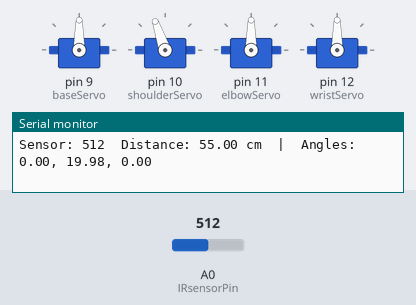
A sketch run on a simulated Arduino Uno, built with avr-gcc and run on an emulated ATmega328P. Shown: 4 × servo, the last lines printed to the serial monitor. The inputs (shaded band) are chosen by the test bench; at power-on: A0 (IRsensorPin) = 512.

Above: at 1.2 s.
1.3 s: A0 (IRsensorPin) set to 0
At 2.3 s:
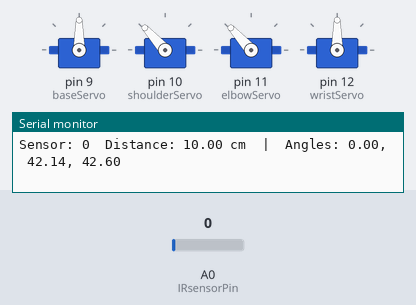
2.9 s: A0 (IRsensorPin) set to 30
At 4.2 s:
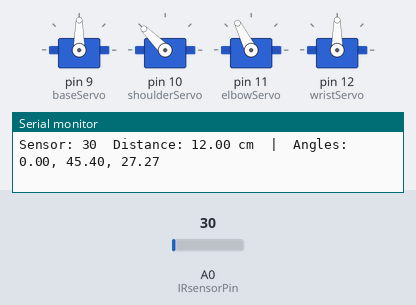
4.5 s: A0 (IRsensorPin) set to 39
At 5.5 s:
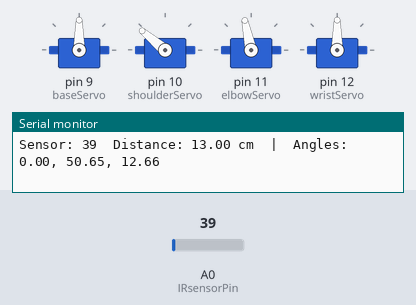
6.1 s: A0 (IRsensorPin) set to 122
At 7.3 s:
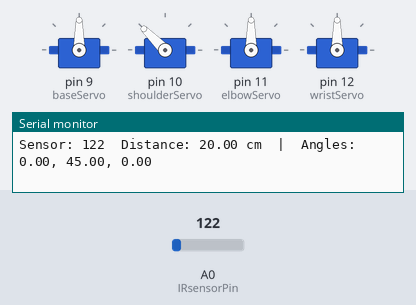
7.6 s: A0 (IRsensorPin) set to 10
At 8.4 s:
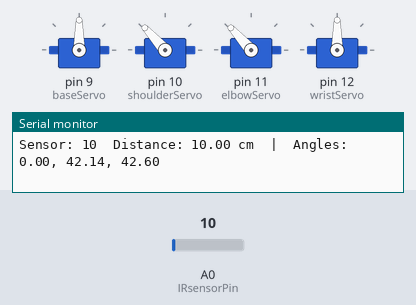
Timing chart, 0 to 10.6 s (numbered marks = the images above; inputs shaded):
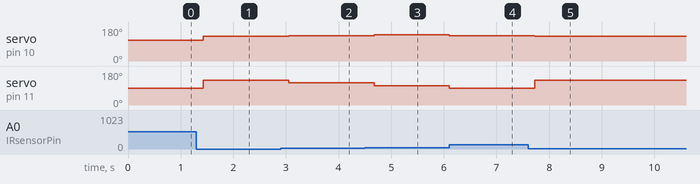

The sketch:

robort_arm_ir_object_tracking_copy_20250604231718.ino
```cpp
#include <Servo.h>

// Define servos
Servo baseServo;
Servo shoulderServo;
Servo elbowServo;
Servo wristServo;

// IR sensor pin
const int IRsensorPin = A0;

// Link lengths (cm)
const float l1 = 12.0;
const float l2 = 12.0;

// Function prototypes
void performIK(float x, float y, float z, float &theta0, float &theta1, float &theta2);
void moveArm(float theta0, float theta1, float theta2);

void setup() {
  // Attach servos to pins
  baseServo.attach(9);     // Base rotation
  shoulderServo.attach(10); // Shoulder joint
  elbowServo.attach(11);    // Elbow joint
  wristServo.attach(12);    // Wrist joint

  // Initialize servos to default position
  baseServo.write(90);
  shoulderServo.write(90);
  elbowServo.write(90);
  wristServo.write(90);

  Serial.begin(9600); // For debugging
}

void loop() {
  // Read IR sensor
  int sensorReading = analogRead(IRsensorPin);

  // Map sensor reading to distance (adjust calibration as needed)
  float distance = map(sensorReading, 0, 1023, 10, 100); // example range

  // For this example, assume object moves along x-axis at fixed y and z
  float targetX = distance;  // in cm
  float targetY = 0;         // fixed y
  float targetZ = 20;        // fixed height in cm

  float theta0, theta1, theta2;

  // Compute inverse kinematics
  performIK(targetX, targetY, targetZ, theta0, theta1, theta2);

  // Move arm to the position
  moveArm(theta0, theta1, theta2);

  // Debug output
  Serial.print("Sensor: ");
  Serial.print(sensorReading);
  Serial.print("  Distance: ");
  Serial.print(distance);
  Serial.print(" cm  |  Angles: ");
  Serial.print(theta0);
  Serial.print(", ");
  Serial.print(theta1);
  Serial.print(", ");
  Serial.println(theta2);

  delay(200); // Adjust delay for responsiveness
}

// Inverse kinematics function
void performIK(float x, float y, float z, float &theta0, float &theta1, float &theta2) {
  // Calculate base rotation angle
  theta0 = atan2(y, x) * 180.0 / PI; // in degrees

  // Convert to radians for calculations
  float x1 = x;
  float y1 = y;

  // Calculate planar distance to the arm's shoulder
  float r = sqrt(x1 * x1 + y1 * y1);
  float s = z; // height

  // Compute the distance from shoulder to target
  float D = (r*r + s*s - l1*l1 - l2*l2) / (2 * l1 * l2);
  if (D > 1) D = 1; // avoid invalid input to acos
  if (D < -1) D = -1;

  float angle2 = acos(D); // Elbow angle
  theta2 = angle2 * 180.0 / PI; // convert to degrees

  // Calculate shoulder angle
  float angle1 = atan2(s, r) - atan2(l2 * sin(angle2), l1 + l2 * cos(angle2));
  theta1 = angle1 * 180.0 / PI;

  // Adjust angles to servo limits if necessary
  // (Add limits based on your servo's range)
}

// Function to move servos
void moveArm(float theta0, float theta1, float theta2) {
  // Map angles to servo positions (adjust if needed)
  baseServo.write(constrain(theta0 + 90, 0, 180));
  shoulderServo.write(constrain(theta1 + 90, 0, 180));
  elbowServo.write(constrain(theta2 + 90, 0, 180));
  // For simplicity, keep wrist at neutral
  wristServo.write(90);
}
```

Measured:
- the behaviour switches between 34 and 35 on A0 (IRsensorPin) (found by bisection; images 2 and 3)
- after the input at 1.3 s, servo on pin 10 (shoulderServo): 109° → 132° after 0.13 s; servo on pin 11 (elbowServo): 90° → 132° after 0.13 s
- after the input at 2.9 s, servo on pin 10 (shoulderServo): 132° → 135° after 0.15 s; servo on pin 11 (elbowServo): 132° → 117° after 0.15 s
- after the input at 4.5 s, servo on pin 10 (shoulderServo): 135° → 140° after 0.18 s; servo on pin 11 (elbowServo): 117° → 102° after 0.18 s
- after the input at 6.1 s, servo on pin 10 (shoulderServo): 140° → 135° at once; servo on pin 11 (elbowServo): 102° → 90° at once
- after the input at 7.6 s, servo on pin 10 (shoulderServo): 135° → 132° after 0.13 s; servo on pin 11 (elbowServo): 90° → 132° after 0.13 s
